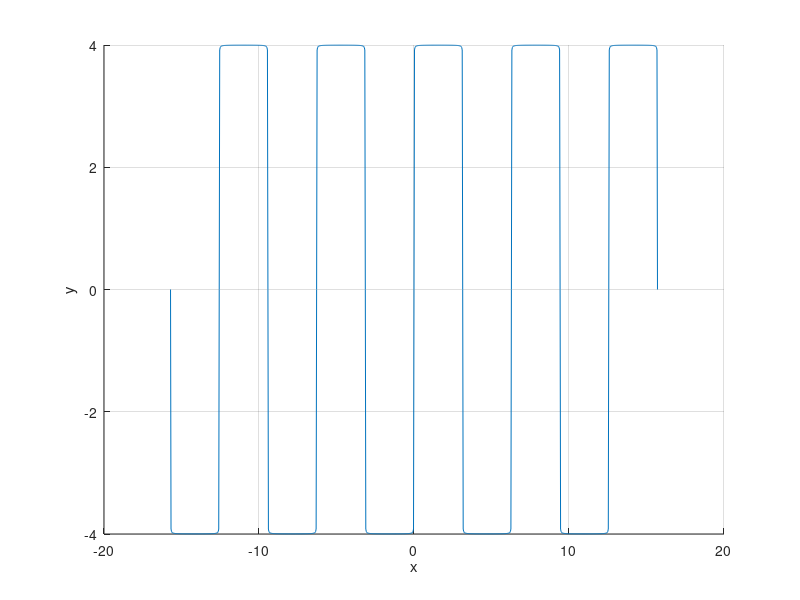

Here is the MATLAB script that generated this plot:
%% ME 3023 - The Fourier Series
%
% Tristan Hill - 7/28/2014 - 09/21/2020
%
% Fourier Series Approximation of Saw Tooth Wave
%% 

clear all
close all
clc

figure(1);hold on
x=-5*pi:0.01*pi:5*pi;
sum=0; %initialize the sum

%calculate the Sigma Series part of the function
n=1000;
sum=0
    
for i=1:n
    
    sum=sum+(1-cos(i*pi))*sin(i*x)/i;
    B=4;
    g=(1-cos(i*pi))*sin(i*x)/i*2*B/pi;
    f=sum*2*B/pi; %multiply by bn
    
    
%  plot(x,g)
    
grid on
%     pause
end

plot(x,f)
 

xlabel('x')
ylabel('y')
